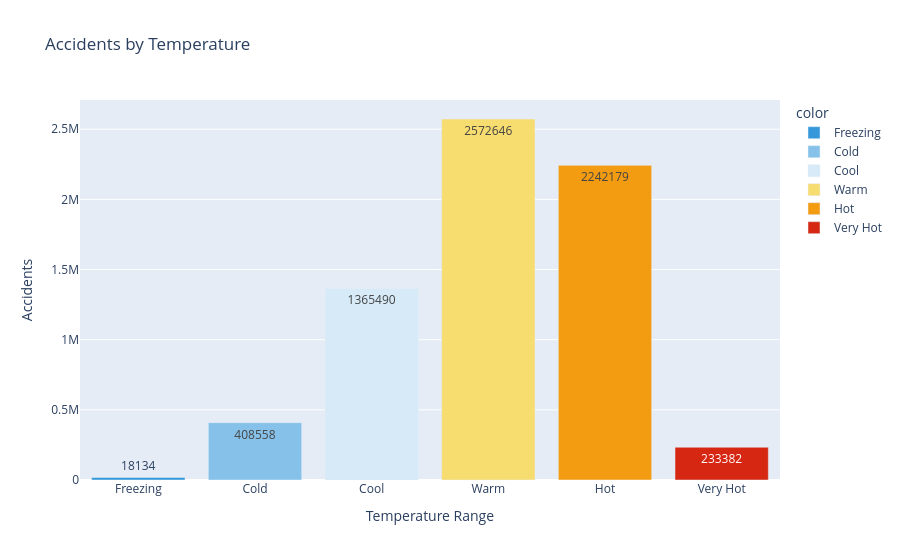

The notebook cell this image was saved under:
### Code cell
# accidents by temperature
df_us['Temp_Range'] = pd.cut(
    df_us['Temperature(F)'],
    bins=[-30, 0, 30, 50, 70, 90, 200],
    labels=['Freezing', 'Cold', 'Cool', 'Warm', 'Hot', 'Very Hot']
)
temp_data = df_us['Temp_Range'].value_counts().sort_index()

color_map = {
    'Freezing': '#3498DB',
    'Cold': '#85C1E9',
    'Cool': '#D6EAF8',
    'Warm': '#F7DC6F',
    'Hot': '#F39C12',
    'Very Hot': "#D62713"
}

fig8 = px.bar(
    x=temp_data.index,
    y=temp_data.values,
    title='Accidents by Temperature',
    labels={'x': 'Temperature Range', 'y': 'Accidents'},
    text=temp_data.values,
    color=temp_data.index,
    color_discrete_map=color_map
)

fig8.show()

### Figure 1 — Plotly figure (JSON) as saved in the notebook; plotly's stock layout.template omitted (floating-point values rounded to 4 significant figures)
{"data": [{"hovertemplate": "color=Freezing<br>Temperature Range=%{x}<br>Accidents=%{y}<br>text=%{text}<extra></extra>", "legendgroup": "Freezing", "marker": {"color": "#3498DB", "pattern": {"shape": ""}}, "name": "Freezing", "orientation": "v", "showlegend": true, "text": [18130.0], "textposition": "auto", "type": "bar", "x": ["Freezing"], "xaxis": "x", "y": [18134], "yaxis": "y"}, {"hovertemplate": "color=Cold<br>Temperature Range=%{x}<br>Accidents=%{y}<br>text=%{text}<extra></extra>", "legendgroup": "Cold", "marker": {"color": "#85C1E9", "pattern": {"shape": ""}}, "name": "Cold", "orientation": "v", "showlegend": true, "text": [408600.0], "textposition": "auto", "type": "bar", "x": ["Cold"], "xaxis": "x", "y": [408558], "yaxis": "y"}, {"hovertemplate": "color=Cool<br>Temperature Range=%{x}<br>Accidents=%{y}<br>text=%{text}<extra></extra>", "legendgroup": "Cool", "marker": {"color": "#D6EAF8", "pattern": {"shape": ""}}, "name": "Cool", "orientation": "v", "showlegend": true, "text": [1365000.0], "textposition": "auto", "type": "bar", "x": ["Cool"], "xaxis": "x", "y": [1365490], "yaxis": "y"}, {"hovertemplate": "color=Warm<br>Temperature Range=%{x}<br>Accidents=%{y}<br>text=%{text}<extra></extra>", "legendgroup": "Warm", "marker": {"color": "#F7DC6F", "pattern": {"shape": ""}}, "name": "Warm", "orientation": "v", "showlegend": true, "text": [2573000.0], "textposition": "auto", "type": "bar", "x": ["Warm"], "xaxis": "x", "y": [2572646], "yaxis": "y"}, {"hovertemplate": "color=Hot<br>Temperature Range=%{x}<br>Accidents=%{y}<br>text=%{text}<extra></extra>", "legendgroup": "Hot", "marker": {"color": "#F39C12", "pattern": {"shape": ""}}, "name": "Hot", "orientation": "v", "showlegend": true, "text": [2242000.0], "textposition": "auto", "type": "bar", "x": ["Hot"], "xaxis": "x", "y": [2242179], "yaxis": "y"}, {"hovertemplate": "color=Very Hot<br>Temperature Range=%{x}<br>Accidents=%{y}<br>text=%{text}<extra></extra>", "legendgroup": "Very Hot", "marker": {"color": "#D62713", "pattern": {"shape": ""}}, "name": "Very Hot", "orientation": "v", "showlegend": true, "text": [233400.0], "textposition": "auto", "type": "bar", "x": ["Very Hot"], "xaxis": "x", "y": [233382], "yaxis": "y"}], "layout": {"barmode": "relative", "legend": {"title": {"text": "color"}, "tracegroupgap": 0}, "title": {"text": "Accidents by Temperature"}, "xaxis": {"anchor": "y", "domain": [0, 1], "title": {"text": "Temperature Range"}}, "yaxis": {"anchor": "x", "domain": [0, 1], "title": {"text": "Accidents"}}}}
